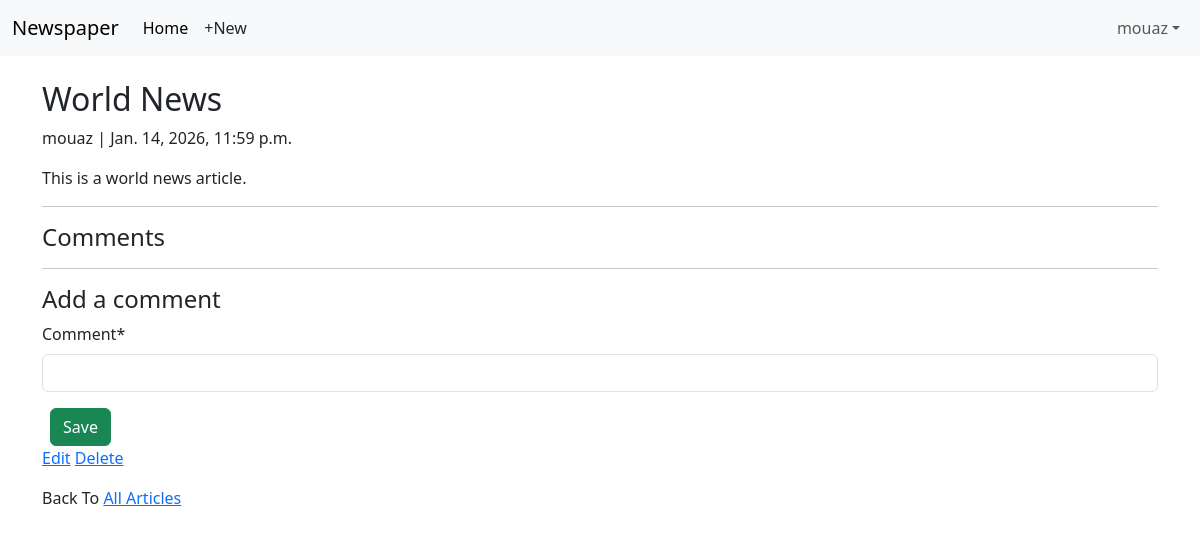
Page /articles/4/ (signed in) on the earlier database version.
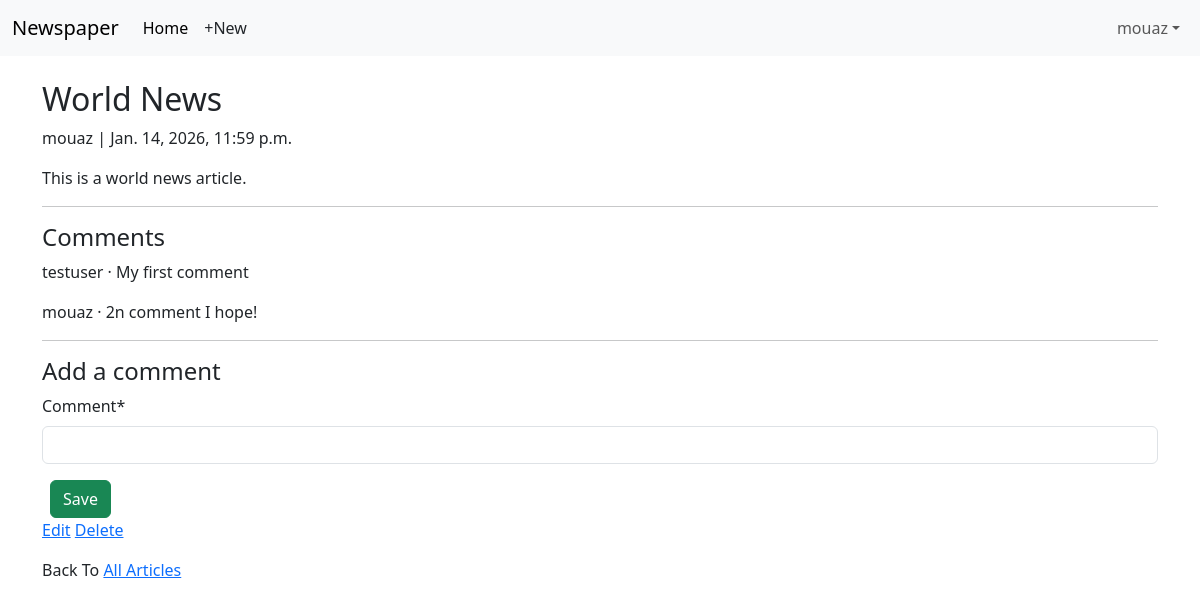
Same page on the later database version.
### articles/models.py (models this page shows, shortened)
class Comment(models.Model):
    article = models.ForeignKey(Article, on_delete=models.CASCADE)
    comment = models.CharField(max_length=140)
    author = models.ForeignKey(settings.AUTH_USER_MODEL, on_delete=models.CASCADE)
    def __str__(self):
        return self.comment

### accounts/models.py (models this page shows)
class CustomUser(AbstractUser):
    age = models.PositiveIntegerField(null=True, blank=True)

### articles/views.py (the view, shortened to what this page needs)
# urls.py: path("<int:pk>/", ArticleDetailView.as_view(), name="article_detail"),
class ArticleDetailView(LoginRequiredMixin, View):
    def get(self, request, *args, **kwargs):
        view = CommentGet.as_view()
        return view(request, *args, **kwargs)

### articles/forms.py
class CommentForm(forms.ModelForm):
    class Meta:
        model = Comment
        fields = ["comment"]

### articles/views.py (called while the page is built)
    def get_context_data(self, **kwargs):
        context = super().get_context_data(**kwargs)
        context["form"] = CommentForm()
        return context

### templates/article_detail.html (shortened to what this page needs)
{% extends "base.html" %}
{% load crispy_forms_tags %}
{% block content %}
<div class="article-entry">
    <h2>{{object.title}}</h2>
    <p>{{ object.author }} | {{ object.date }}</p>
    <p>{{ object.body }}</p>
</div>
<hr>
<h4>Comments</h4>
{% for comment in object.comment_set.all %}
<p>{{ comment.author }} &middot; {{ comment }}</p>
{% endfor %}
<hr>
<h4>Add a comment</h4>
<form action="" method="POST">
    {{ form|crispy }}
    <button class="btn btn-success ms-2" type="submit">Save</button>
</form>
<div>
    {% if object.author.pk == request.user.pk %}
    <p>
        <a href="{% url 'article_edit' object.pk %}">Edit</a>
        <a href="{% url 'article_delete' object.pk %}">Delete</a>
    </p>
    {% endif %}
    <p>Back To <a href="{% url 'article_list' %}">All Articles</a></p>
</div>
{% endblock content %}

Differences in the rows shown:
added Comment: author "testuser", comment "My first comment"
added Comment: author "mouaz", comment "2n comment I hope!"
